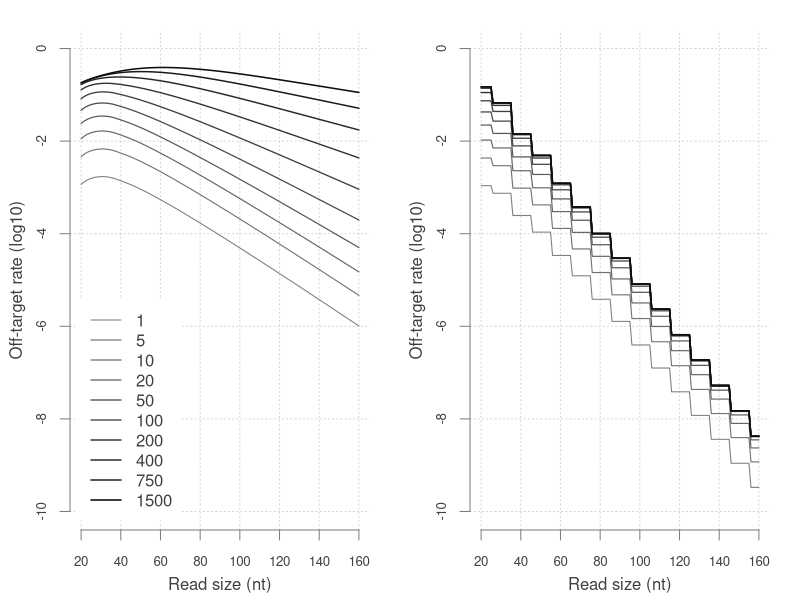

This figure's R source:
mem = log10(as.matrix(read.table("results_mem.txt")))
skip = log10(as.matrix(read.table("results_skip.txt")))

k = 20:160
ylim = c(-10,0)

pdf("mortal_kombat.pdf", height=6, width=12, useDingbats=FALSE)

par(mfrow=c(1,2))
par(mar=c(3.5,3.5,1.5,1.5))

plot(k, mem[1,], type="n",
   panel.first=grid(), ylim=ylim,
   bty="n", xaxt="n", yaxt="n", xlab="", ylab="")
lines(k, mem[1,], col="grey50", lwd=1.05)
lines(k, mem[2,], col="grey45", lwd=1.10)
lines(k, mem[3,], col="grey40", lwd=1.15)
lines(k, mem[4,], col="grey35", lwd=1.20)
lines(k, mem[5,], col="grey30", lwd=1.25)
lines(k, mem[6,], col="grey25", lwd=1.30)
lines(k, mem[7,], col="grey20", lwd=1.35)
lines(k, mem[8,], col="grey15", lwd=1.40)
lines(k, mem[9,], col="grey10", lwd=1.45)
lines(k, mem[10,], col="grey5", lwd=1.50)

title(xlab="Read size (nt)", ylab="Off-target rate (log10)",
   col.lab="grey25", line=2.2)
axis(side=1, cex.axis=.8, col="grey50", col.axis="grey25")
axis(side=2, cex.axis=.8, col="grey50", col.axis="grey25")

legend(x="bottomleft", lwd=c(1.05, 1.10, 1.15, 1.20, 1.25, 1.30,
   1.35, 1.40, 1.45, 1.50), col=c("grey50", "grey45", "grey40",
   "grey35", "grey30", "grey25", "grey20", "grey15", "grey10", "grey5"),
   legend=c("1","5","10","20","50","100","200","400", "750","1500"),
   inset=.02, bg="white", box.col="white", text.col="grey25")

plot(k, skip[1,], type="n",
   panel.first=grid(), ylim=ylim,
   bty="n", xaxt="n", yaxt="n", xlab="", ylab="")
lines(k, skip[1,], col="grey50", lwd=1.05)
lines(k, skip[2,], col="grey45", lwd=1.10)
lines(k, skip[3,], col="grey40", lwd=1.15)
lines(k, skip[4,], col="grey35", lwd=1.20)
lines(k, skip[5,], col="grey30", lwd=1.25)
lines(k, skip[6,], col="grey25", lwd=1.30)
lines(k, skip[7,], col="grey20", lwd=1.35)
lines(k, skip[8,], col="grey15", lwd=1.40)
lines(k, skip[9,], col="grey10", lwd=1.45)
lines(k, skip[10,], col="grey5", lwd=1.50)

title(xlab="Read size (nt)", ylab="Off-target rate (log10)",
   col.lab="grey25", line=2.2)
axis(side=1, cex.axis=.8, col="grey50", col.axis="grey25")
axis(side=2, cex.axis=.8, col="grey50", col.axis="grey25")

dev.off()
